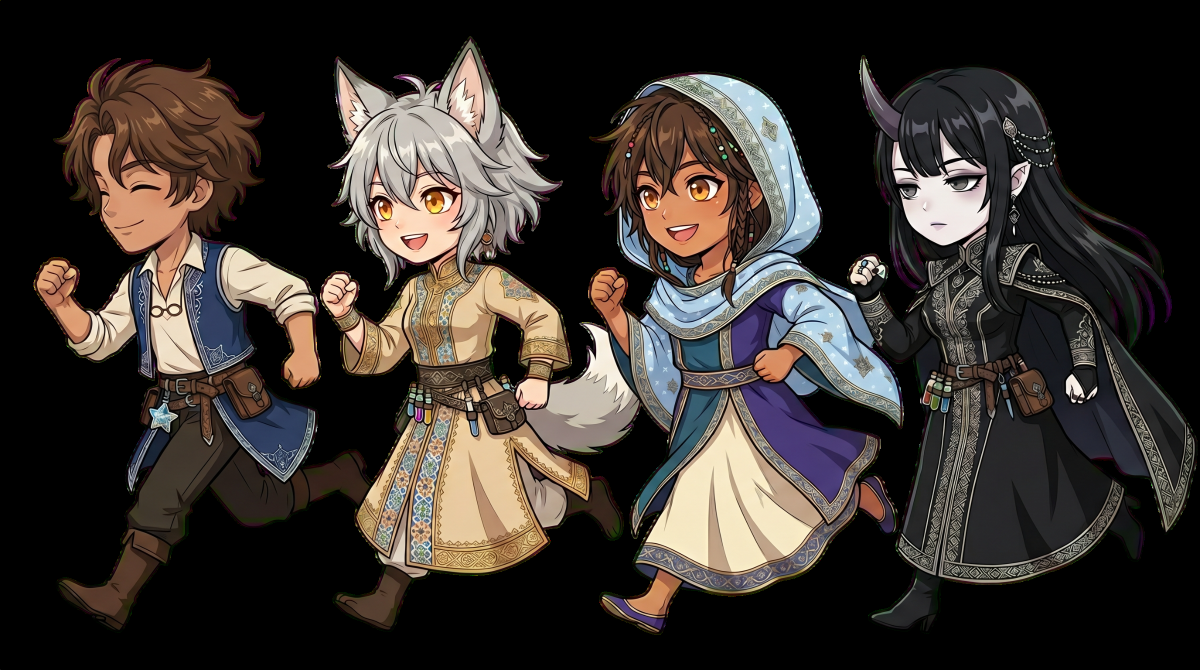
#> input picture tools/character_asset_pipeline/source_clean/run.png, 2400 x 1340 px (shown at 1/2 size)
$ python -i face_normalization.py   (imports and definitions only)
#> lines starting #> are read from the running program, lines starting #| are printed output that depends on the picture; after the words box and inside, x2 and y2 are one past the last pixel; in counts of white or black regions, pixels touching at a corner belong together
#> further down, picture is the input picture: shape (1340, 2400, 3); mean B, G, R 46.1, 50.7, 57.2

import os
import cv2
import numpy as np
from pathlib import Path
import json
import sys
import time

# Import manifest utils
sys.path.append(str(Path(__file__).parent))
import manifest_utils

# Processor Version - V25 (Bustup + D2-Norm Face)
PROCESSOR_VERSION = "V25"

# Configuration
CONFIG_PATH = Path("tools/character_asset_pipeline/character_asset_config.json")
SOURCE_CLEAN_ROOT = Path("tools/character_asset_pipeline/source_clean")
BASE_DIR = Path("public/characters")
FACE_SUBDIR = "face_proc"
STANDING_PROC_SUBDIR = "standing_proc"
BUSTUP_PROC_SUBDIR = "bustup_proc"
FACE_SIZE = (256, 256)
STANDING_PROC_SIZE = (640, 640)
BUSTUP_PROC_SIZE = (480, 640)
STANDARDS_PATH = Path("tools/character_asset_pipeline/standing_normalization_config.json")

CHAR_FOLDER_MAP = {"hakima": "01_Hakima", "mira": "02_Mira", "dariya": "03_Dariya", "nader": "04_Nader", "common": "00_common"}
ALLOWED_EXTENSIONS = [".jpeg", ".jpg", ".png", ".webp"]

def remove_background_v16(img):
    """
    V16.4 background removal.

    Fixes small enclosed magenta background islands that can appear around
    fingers / sleeves after tighter D2-Norm face crops, while keeping the
    original V16 outer-background behavior.
    """
    h, w = img.shape[:2]
#> h = 1340; w = 2400

    # Sample background color profile from corners.
    corners = np.concatenate([
        img[:10, :10], img[:10, -10:],
        img[-10:, :10], img[-10:, -10:]
    ]).reshape(-1, 3)
#> corners = 400 rows, first 8: [0, 128, 128], [0, 0, 0], [0, 0, 0], [0, 0, 0], [0, 0, 0], [0, 0, 0], [0, 0, 0], [0, 0, 0]
    bg_median = np.median(corners, axis=0).astype(np.float32)
#> bg_median = [0, 0, 0]
    b_bg, g_bg, r_bg = bg_median
#> b_bg = 0; g_bg = 0; r_bg = 0

    diff = np.abs(img.astype(np.float32) - bg_median)
    dist = np.sqrt(np.sum(diff ** 2, axis=2))

    # 1. Main background identification.
    # The old version flooded only from four corners.  That misses thin edge
    # gaps when a character nearly touches a border, so seed from all edges.
    seeds = (dist < 45).astype(np.uint8) * 255
#> seeds: shape (1340, 2400); 56.3% white; 1317 black regions (976 under 20 px), largest, box (x1, y1, x2, y2) and area: (640, 72, 1818, 1147) 557652, (107, 116, 529, 866) 148119, (1263, 759, 1757, 1193) 137141
    flood_mask = np.zeros((h + 2, w + 2), np.uint8)

    edge_points = []
    step = 8
    for x in range(0, w, step):
        edge_points.append((x, 0))
        edge_points.append((x, h - 1))
    for y in range(0, h, step):
        edge_points.append((0, y))
        edge_points.append((w - 1, y))
    edge_points.extend([(0, 0), (w - 1, 0), (0, h - 1), (w - 1, h - 1)])

    for sx, sy in edge_points:
        if seeds[sy, sx] == 255:
            cv2.floodFill(seeds, flood_mask, (sx, sy), 128)
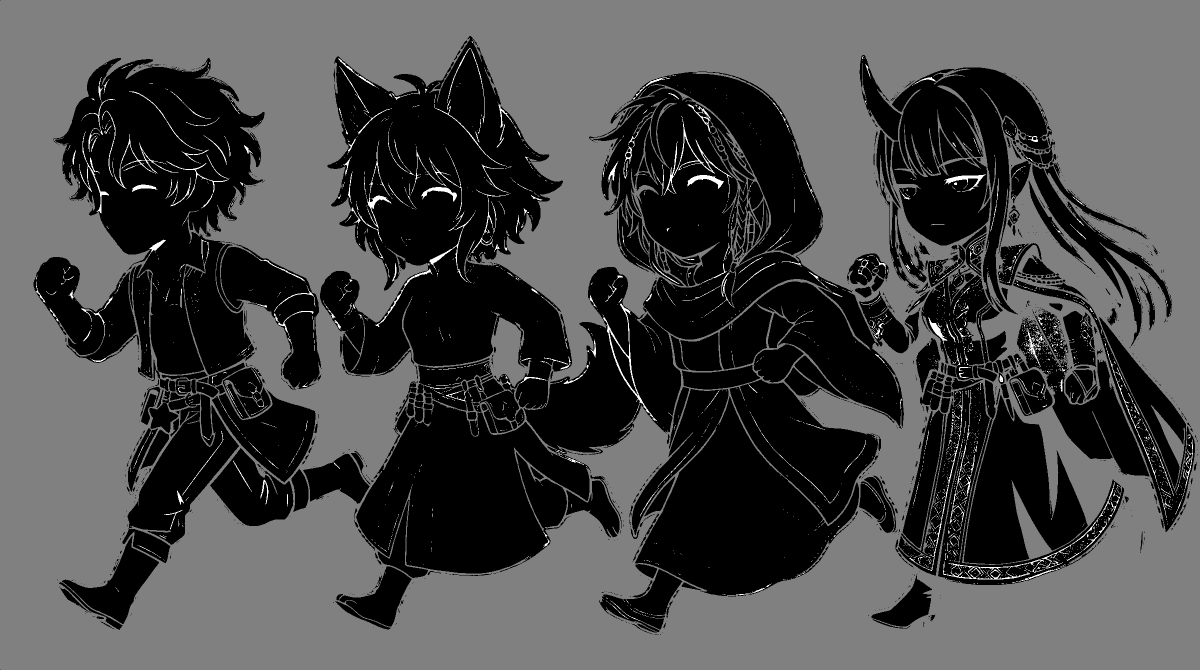
#> seeds: shape (1340, 2400) (shown at 1/2 size); min 0, max 255, mean 73.7
    is_outer_bg = (seeds == 128)
#> is_outer_bg: shape (1340, 2400) bool; 54.9% white; 1301 black regions (964 under 20 px), largest, box (x1, y1, x2, y2) and area: (640, 72, 1818, 1147) 577540, (107, 116, 529, 866) 153903, (1263, 759, 1757, 1193) 138233

    # 2. Island detection for enclosed background holes.
    # Use a relaxed mask for components, then decide component-by-component
    # using median color.  This catches magenta islands between fingers.
    potential_bg_mask = (dist < 105).astype(np.uint8) * 255
#> potential_bg_mask: shape (1340, 2400); 69.6% white; 1802 black regions (1193 under 20 px), largest, box (x1, y1, x2, y2) and area: (663, 78, 1126, 581) 112974, (1271, 793, 1718, 1187) 80707, (813, 804, 1179, 1146) 73044
    num_labels, labels, stats, centroids = cv2.connectedComponentsWithStats(
        potential_bg_mask, connectivity=4
    )
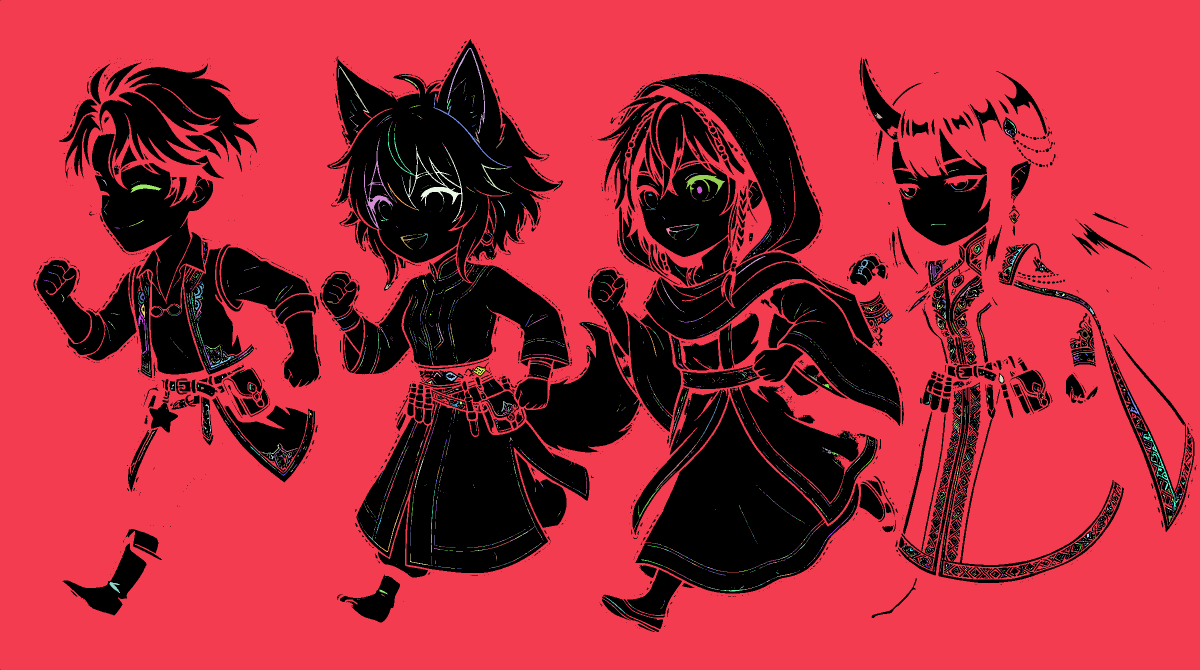
#> labels: shape (1340, 2400) int32 (shown at 1/2 size); 5641 distinct labels, from 0 to 5640; one colour per label, 0 black
#> num_labels = 5641; centroids = 5641 pairs, first value 87 to 2381, second value 144.6 to 1217

    alpha = np.full((h, w), 255, dtype=np.uint8)
    alpha[is_outer_bg] = 0

    # Keep the old "core" idea, but allow small/medium magenta-like islands
    # inside the core to be removed when they match the sampled background.
    core_mask = np.zeros((h, w), np.uint8)
    cv2.rectangle(core_mask, (int(w * 0.20), int(h * 0.10)),
                  (int(w * 0.80), int(h * 0.90)), 1, -1)
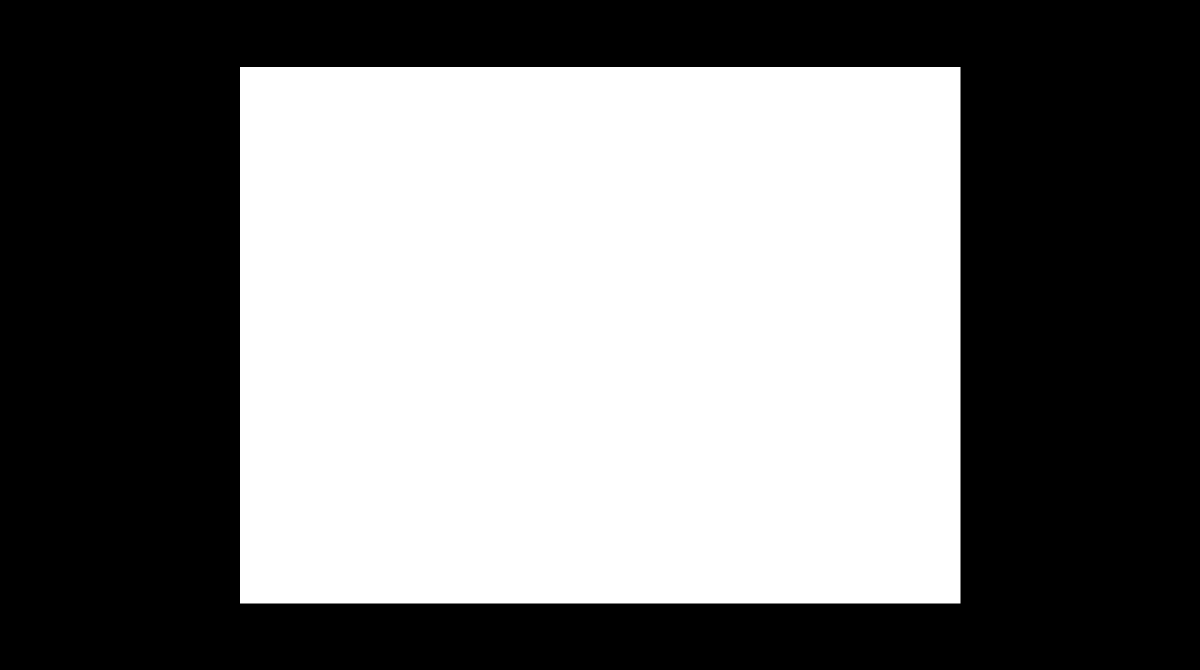
#> core_mask: shape (1340, 2400) (shown at 1/2 size); values 0 (black) and 1 (white), 48.1% white; 1 white region, box (x1, y1, x2, y2) and area: (480, 134, 1921, 1207) 1546193

    img_area = h * w
#> img_area = 3216000
    max_inner_island_area = max(1200, int(img_area * 0.035))
#> max_inner_island_area = 112560

    for i in range(1, num_labels):
        x, y, cw, ch, area = stats[i]
        if area < 8:
            continue

        mask_i = (labels == i)

        # Any component connected to the already-flooded background is
        # definitely background.
        if np.any(is_outer_bg[mask_i]):
            alpha[mask_i] = 0
            continue

        comp_pixels = img[mask_i]
        comp_median = np.median(comp_pixels, axis=0).astype(np.float32)
        b_c, g_c, r_c = comp_median
        comp_dist = float(np.sqrt(np.sum((comp_median - bg_median) ** 2)))

        in_core = bool(np.any(core_mask[mask_i]))

        # Background in this project is intentionally vivid magenta.
        # JPEG compression / resizing can move it away from pure #ff00ff,
        # so use "magenta-like and close to corner background" rather than
        # the old very strict pure-magenta check.
        magenta_like = (
            r_c > 190 and b_c > 190 and g_c < 120 and
            abs(float(r_c - r_bg)) < 85 and
            abs(float(b_c - b_bg)) < 85 and
            abs(float(g_c - g_bg)) < 100
        )

        bg_like_strict = comp_dist < 35
        bg_like_relaxed = comp_dist < 75
        small_or_medium_island = area <= max_inner_island_area

        if in_core:
            # Avoid cutting real costume details, but remove enclosed
            # magenta holes between fingers / hands / sleeves.
            if bg_like_strict or (small_or_medium_island and (bg_like_relaxed or magenta_like)):
                alpha[mask_i] = 0
        else:
            if bg_like_relaxed or magenta_like:
                alpha[mask_i] = 0
#> this loop made 5640 passes
#> (x, y, cw, ch, area, b_c, g_c, r_c) on passes 2 to 4: (894, 96, 76, 172, 692, 9, 15, 27), (678, 131, 61, 95, 287, 8, 14, 25), (677, 136, 2, 19, 20, 30, 38, 48)
#> pass 1, in remove_background_v16, `mask_i = (labels == i)`:
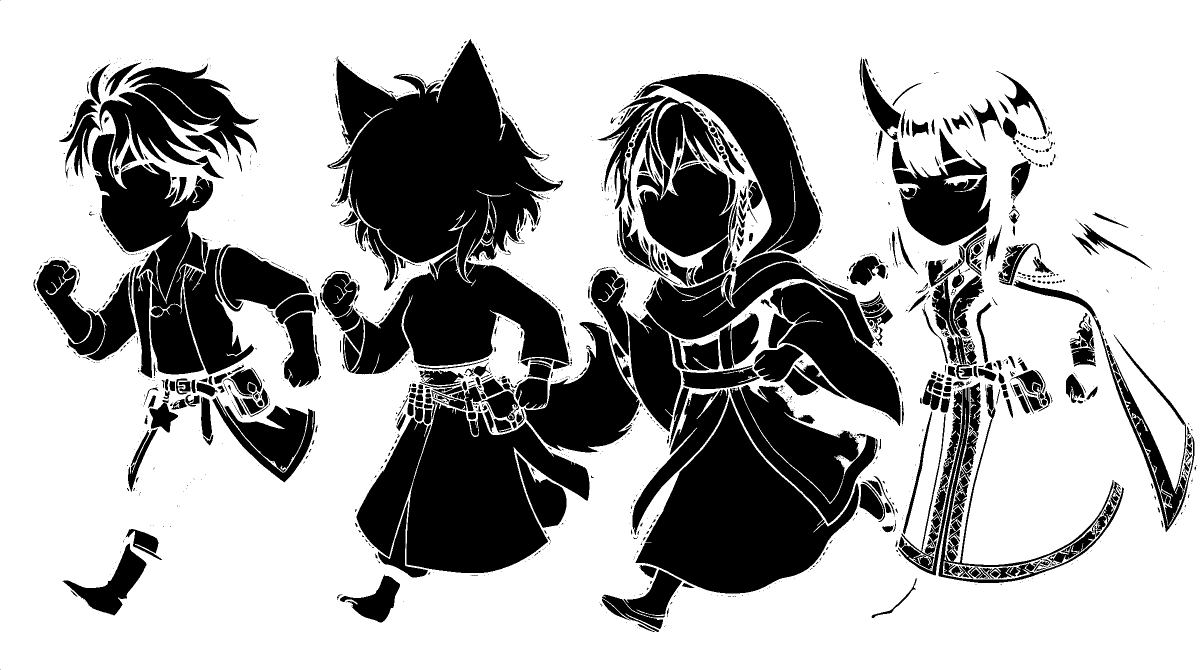
#> mask_i: shape (1340, 2400) bool (shown at 1/2 size); 68.6% white; 1780 black regions (1181 under 20 px), largest, box (x1, y1, x2, y2) and area: (663, 78, 1126, 581) 121229, (1271, 793, 1718, 1187) 82125, (813, 804, 1179, 1146) 74924
#> after the loop: alpha: shape (1340, 2400); 30.9% white; 1793 white regions (1184 under 20 px), largest, box (x1, y1, x2, y2) and area: (663, 78, 1126, 581) 113752, (1271, 793, 1718, 1187) 81804, (813, 804, 1179, 1146) 74255

    # Slightly expand transparent background, then soften the edge.
    # This reduces remaining one-pixel magenta fringes without touching
    # the character body aggressively.
    transparent = (alpha == 0).astype(np.uint8) * 255
    transparent = cv2.dilate(transparent, np.ones((2, 2), np.uint8), iterations=1)
#> transparent: shape (1340, 2400); 71.8% white; 1656 black regions (1124 under 20 px), largest, box (x1, y1, x2, y2) and area: (665, 80, 1123, 562) 103337, (1272, 796, 1718, 1187) 80471, (814, 807, 1179, 1146) 72627
    alpha[transparent > 0] = 0
    alpha = cv2.GaussianBlur(alpha, (3, 3), 0)

    b, g, r = cv2.split(img)
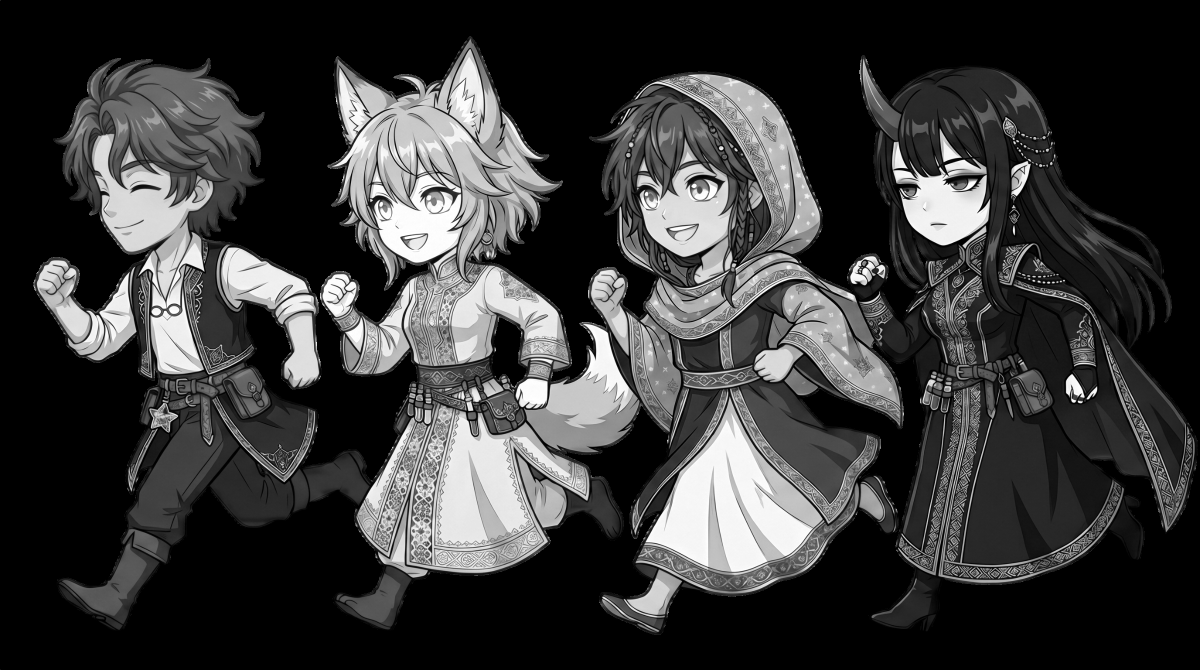
#> r: shape (1340, 2400) (shown at 1/2 size); min 0, max 255, mean 57.2
    return cv2.merge([b, g, r, alpha])

# Global FaceAnalysis singleton
FACE_APP = None
# [124 lines left out: functions get_face_app, generate_bustup_v25, generate_face_v25, process_v25, find_best_source, not called in this run]

BUSTUP_MANIFEST_PATH = Path("tools/character_asset_pipeline/bustup_manifest.json")

# [97 lines left out: function main, not called in this run]

# [1 line not run here, left out]

>>> import cv2
>>> picture = cv2.imread('source_clean/run.png')
>>> result = remove_background_v16(picture)
